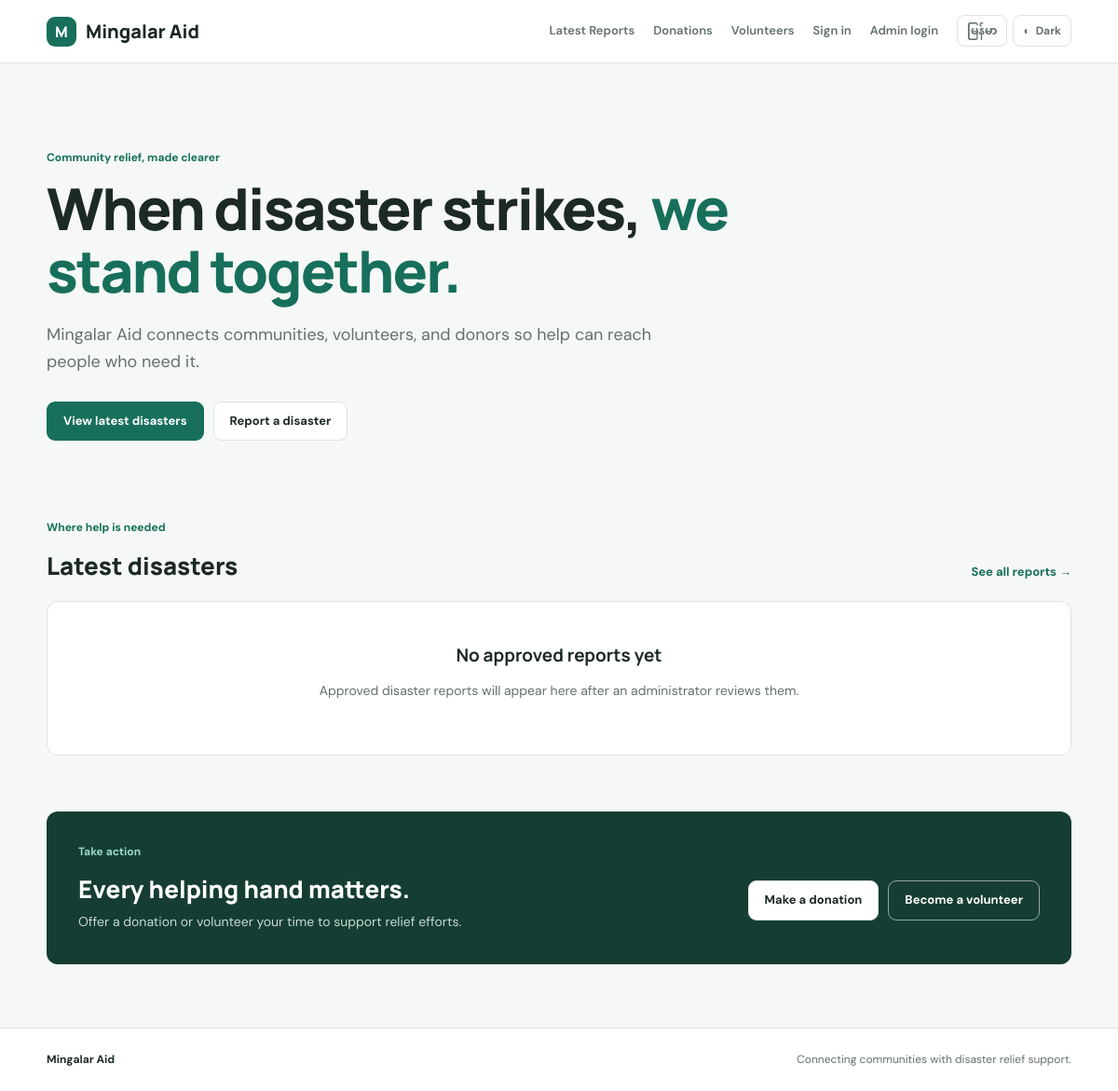
Before: / with the older database file.
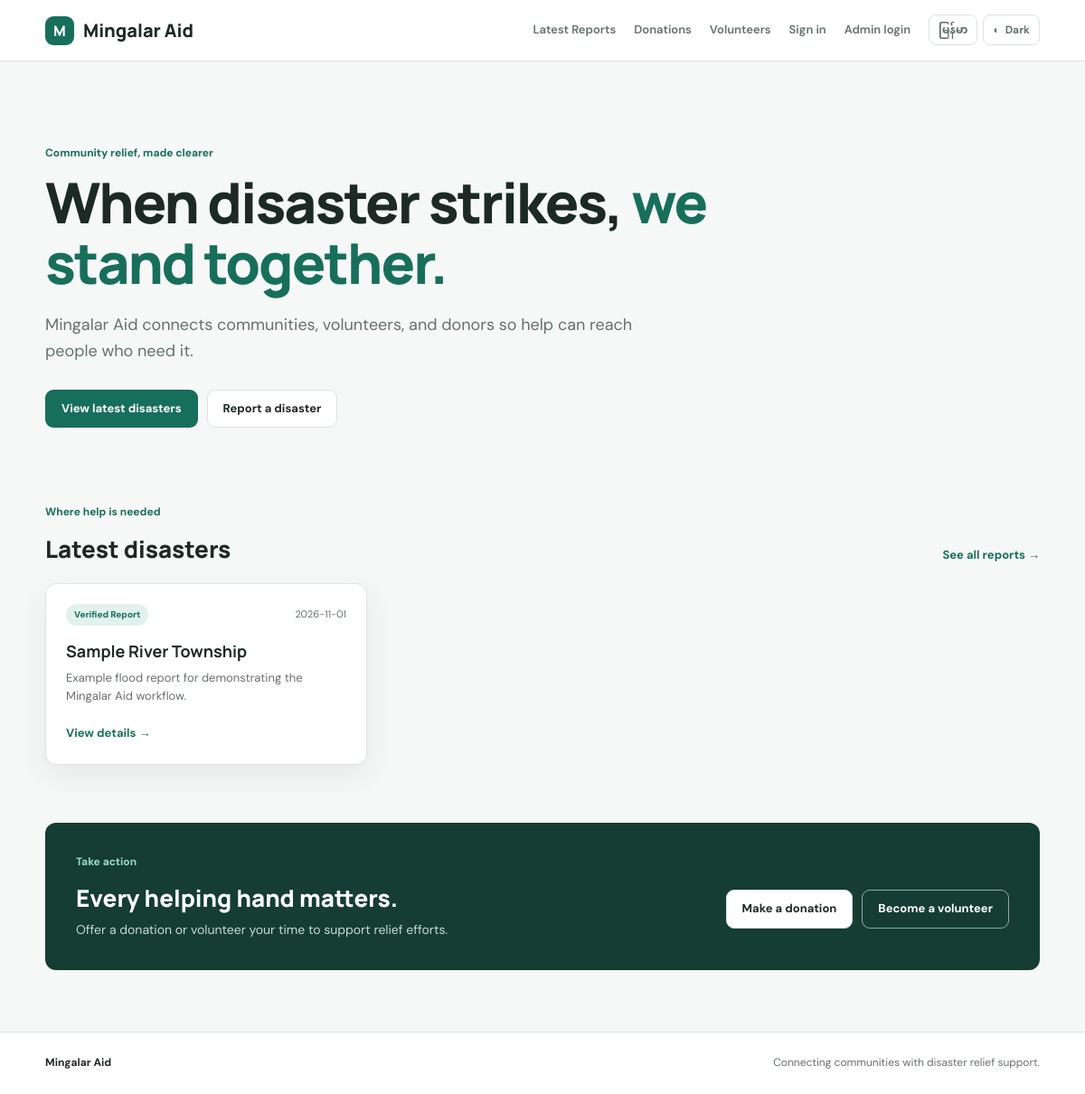
After: the same page with the newer database file.
### tables this page shows
CREATE TABLE disasters (
            id INTEGER PRIMARY KEY AUTOINCREMENT,
            disaster_date TEXT NOT NULL,
            place TEXT NOT NULL,
            description TEXT NOT NULL,
            evidence_url TEXT,
            status TEXT NOT NULL DEFAULT 'pending',
            submitted_at TEXT NOT NULL
        );

### app.py (the view)
@app.route("/")
def index():
    with get_db() as db:
        disasters = db.execute(
            "SELECT * FROM disasters WHERE status = 'approved' ORDER BY disaster_date DESC, id DESC LIMIT 6"
        ).fetchall()
    return render_template("index.html", disasters=disasters)

### app.py (called while the page is built)
def get_db():
    conn = sqlite3.connect(DATABASE)
    conn.row_factory = sqlite3.Row
    return conn

### templates/index.html (shortened to what this page needs)
{% extends "base.html" %}
{% block content %}
<section class="hero">
  <div class="hero-copy">
    <p class="eyebrow">Community relief, made clearer</p>
    <h1>When disaster strikes, <span>we stand together.</span></h1>
    <p class="hero-text">Mingalar Aid connects communities, volunteers, and donors so help can reach people who need it.</p>
    <div class="hero-actions">
      <a class="button primary" href="{{ url_for('disasters') }}">View latest disasters</a>
      <a class="button secondary" href="{{ url_for('report_disaster') }}">Report a disaster</a>
    </div>
  </div>
</section>
<section class="section-heading">
  <div><p class="eyebrow">Where help is needed</p><h2>Latest disasters</h2></div>
  <a class="text-link" href="{{ url_for('disasters') }}">See all reports →</a>
</section>
{% if disasters %}
<div class="card-grid">
  {% for item in disasters %}
  <article class="disaster-card">
    <div class="card-top"><span class="status approved">Verified report</span><span class="date">{{ item.disaster_date }}</span></div>
    <h3>{{ item.place }}</h3>
    <p>{{ item.description[:150] }}{% if item.description|length > 150 %}…{% endif %}</p>
    <a class="text-link" href="{{ url_for('disaster_detail', disaster_id=item.id) }}">View details →</a>
  </article>
  {% endfor %}
</div>
{% else %}
<div class="empty-state"><h3>No approved reports yet</h3><p>Approved disaster reports will appear here after an administrator reviews them.</p></div>
{% endif %}
<section class="action-strip">
  <div><p class="eyebrow">Take action</p><h2>Every helping hand matters.</h2><p>Offer a donation or volunteer your time to support relief efforts.</p></div>
  <div class="strip-actions"><a class="button light" href="{{ url_for('donate') }}">Make a donation</a><a class="button outline-light" href="{{ url_for('volunteer') }}">Become a volunteer</a></div>
</section>
{% endblock %}

Changed rows visible on the page:
added disasters: disaster_date "2026-11-01", place "Sample River Township", description "Example flood report for demonstrating the Mingalar Aid workflow."
Other visible differences:
text no longer shown: "No approved reports yet Approved disaster reports will appear here after an administrator reviews them."
